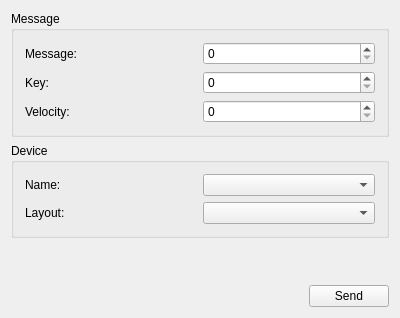
<?xml version="1.0" encoding="UTF-8"?>
<ui version="4.0">
 <class>SendMessage</class>
 <widget class="QMainWindow" name="SendMessage">
  <property name="geometry">
   <rect>
    <x>0</x>
    <y>0</y>
    <width>400</width>
    <height>318</height>
   </rect>
  </property>
  <property name="windowTitle">
   <string>Send Message</string>
  </property>
  <property name="windowIcon">
   <iconset resource="resource.qrc">
    <normaloff>:/icons/Icons/black/preview.png</normaloff>:/icons/Icons/black/preview.png</iconset>
  </property>
  <widget class="QWidget" name="centralWidget">
   <layout class="QVBoxLayout" name="verticalLayout_3">
    <item>
     <widget class="QGroupBox" name="groupBox_2">
      <property name="title">
       <string>Message</string>
      </property>
      <layout class="QVBoxLayout" name="verticalLayout_2">
       <item>
        <layout class="QHBoxLayout" name="horizontalLayout">
         <item>
          <widget class="QLabel" name="label">
           <property name="minimumSize">
            <size>
             <width>100</width>
             <height>0</height>
            </size>
           </property>
           <property name="text">
            <string>Message:</string>
           </property>
          </widget>
         </item>
         <item>
          <widget class="QSpinBox" name="msgInput">
           <property name="maximum">
            <number>255</number>
           </property>
          </widget>
         </item>
        </layout>
       </item>
       <item>
        <layout class="QHBoxLayout" name="horizontalLayout_2">
         <item>
          <widget class="QLabel" name="label_2">
           <property name="minimumSize">
            <size>
             <width>100</width>
             <height>0</height>
            </size>
           </property>
           <property name="text">
            <string>Key:</string>
           </property>
          </widget>
         </item>
         <item>
          <widget class="QSpinBox" name="keyInput">
           <property name="maximum">
            <number>255</number>
           </property>
          </widget>
         </item>
        </layout>
       </item>
       <item>
        <layout class="QHBoxLayout" name="horizontalLayout_3">
         <item>
          <widget class="QLabel" name="label_3">
           <property name="minimumSize">
            <size>
             <width>100</width>
             <height>0</height>
            </size>
           </property>
           <property name="text">
            <string>Velocity:</string>
           </property>
          </widget>
         </item>
         <item>
          <widget class="QSpinBox" name="velInput">
           <property name="maximum">
            <number>255</number>
           </property>
          </widget>
         </item>
        </layout>
       </item>
      </layout>
     </widget>
    </item>
    <item>
     <widget class="QGroupBox" name="groupBox">
      <property name="title">
       <string>Device</string>
      </property>
      <layout class="QVBoxLayout" name="verticalLayout">
       <item>
        <layout class="QHBoxLayout" name="horizontalLayout_5">
         <item>
          <widget class="QLabel" name="label_4">
           <property name="minimumSize">
            <size>
             <width>100</width>
             <height>0</height>
            </size>
           </property>
           <property name="text">
            <string>Name:</string>
           </property>
          </widget>
         </item>
         <item>
          <widget class="QComboBox" name="deviceCombo"/>
         </item>
        </layout>
       </item>
       <item>
        <layout class="QHBoxLayout" name="horizontalLayout_6">
         <item>
          <widget class="QLabel" name="label_5">
           <property name="minimumSize">
            <size>
             <width>100</width>
             <height>0</height>
            </size>
           </property>
           <property name="text">
            <string>Layout:</string>
           </property>
          </widget>
         </item>
         <item>
          <widget class="QComboBox" name="layoutCombo"/>
         </item>
        </layout>
       </item>
      </layout>
     </widget>
    </item>
    <item>
     <spacer name="verticalSpacer">
      <property name="orientation">
       <enum>Qt::Vertical</enum>
      </property>
      <property name="sizeHint" stdset="0">
       <size>
        <width>20</width>
        <height>41</height>
       </size>
      </property>
     </spacer>
    </item>
    <item>
     <layout class="QHBoxLayout" name="horizontalLayout_4">
      <item>
       <spacer name="horizontalSpacer">
        <property name="orientation">
         <enum>Qt::Horizontal</enum>
        </property>
        <property name="sizeHint" stdset="0">
         <size>
          <width>40</width>
          <height>20</height>
         </size>
        </property>
       </spacer>
      </item>
      <item>
       <widget class="QPushButton" name="sendBtn">
        <property name="text">
         <string>Send</string>
        </property>
       </widget>
      </item>
     </layout>
    </item>
   </layout>
  </widget>
 </widget>
 <layoutdefault spacing="6" margin="11"/>
 <resources>
  <include location="resource.qrc"/>
 </resources>
 <connections/>
</ui>
